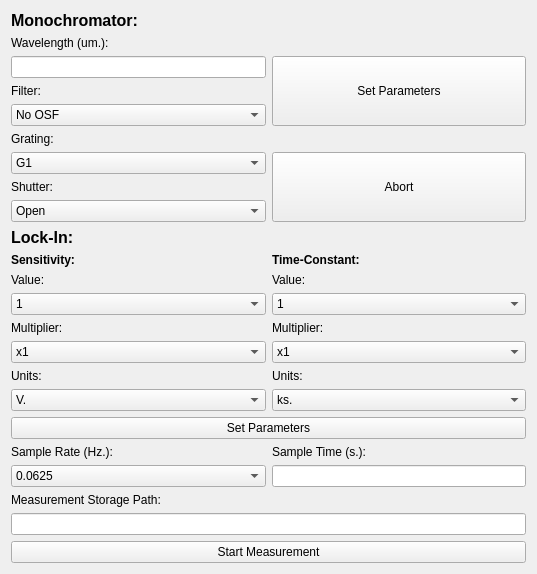
<?xml version="1.0" encoding="UTF-8"?>
<ui version="4.0">
 <class>Form</class>
 <widget class="QWidget" name="Form">
  <property name="geometry">
   <rect>
    <x>0</x>
    <y>0</y>
    <width>537</width>
    <height>501</height>
   </rect>
  </property>
  <property name="windowTitle">
   <string>Form</string>
  </property>
  <layout class="QGridLayout" name="gridLayout">
   <item row="23" column="0">
    <widget class="QLabel" name="manual_lockin_measurementstorage_label">
     <property name="text">
      <string>Measurement Storage Path:</string>
     </property>
    </widget>
   </item>
   <item row="11" column="1">
    <widget class="QLabel" name="label_4">
     <property name="text">
      <string>Value:</string>
     </property>
    </widget>
   </item>
   <item row="15" column="0">
    <widget class="QLabel" name="label_3">
     <property name="text">
      <string>Units:</string>
     </property>
    </widget>
   </item>
   <item row="0" column="0">
    <widget class="QLabel" name="manual_monochromator_label">
     <property name="sizePolicy">
      <sizepolicy hsizetype="Preferred" vsizetype="Maximum">
       <horstretch>0</horstretch>
       <verstretch>0</verstretch>
      </sizepolicy>
     </property>
     <property name="font">
      <font>
       <pointsize>12</pointsize>
       <weight>75</weight>
       <bold>true</bold>
      </font>
     </property>
     <property name="text">
      <string>Monochromator:</string>
     </property>
    </widget>
   </item>
   <item row="8" column="0">
    <widget class="QComboBox" name="manual_monochromator_shutter_combobox">
     <property name="sizePolicy">
      <sizepolicy hsizetype="Minimum" vsizetype="Maximum">
       <horstretch>0</horstretch>
       <verstretch>0</verstretch>
      </sizepolicy>
     </property>
     <item>
      <property name="text">
       <string>Open</string>
      </property>
     </item>
     <item>
      <property name="text">
       <string>Close</string>
      </property>
     </item>
    </widget>
   </item>
   <item row="11" column="0">
    <widget class="QLabel" name="label">
     <property name="text">
      <string>Value:</string>
     </property>
    </widget>
   </item>
   <item row="13" column="1">
    <widget class="QLabel" name="label_5">
     <property name="text">
      <string>Multiplier:</string>
     </property>
    </widget>
   </item>
   <item row="6" column="1" rowspan="3">
    <widget class="QPushButton" name="manual_monochromator_abort_button">
     <property name="sizePolicy">
      <sizepolicy hsizetype="Minimum" vsizetype="Preferred">
       <horstretch>0</horstretch>
       <verstretch>0</verstretch>
      </sizepolicy>
     </property>
     <property name="text">
      <string>Abort</string>
     </property>
    </widget>
   </item>
   <item row="2" column="0">
    <widget class="QLineEdit" name="manual_monochromator_wavelength_ledit">
     <property name="sizePolicy">
      <sizepolicy hsizetype="Minimum" vsizetype="Fixed">
       <horstretch>0</horstretch>
       <verstretch>0</verstretch>
      </sizepolicy>
     </property>
    </widget>
   </item>
   <item row="16" column="1">
    <widget class="QComboBox" name="manual_lockin_timeconstantunit_cbox">
     <item>
      <property name="text">
       <string>ks.</string>
      </property>
     </item>
     <item>
      <property name="text">
       <string>s.</string>
      </property>
     </item>
     <item>
      <property name="text">
       <string>ms.</string>
      </property>
     </item>
     <item>
      <property name="text">
       <string>us.</string>
      </property>
     </item>
    </widget>
   </item>
   <item row="14" column="0">
    <widget class="QComboBox" name="manual_lockin_sensitivitymultiplier_cbox">
     <item>
      <property name="text">
       <string>x1</string>
      </property>
     </item>
     <item>
      <property name="text">
       <string>x10</string>
      </property>
     </item>
     <item>
      <property name="text">
       <string>x100</string>
      </property>
     </item>
    </widget>
   </item>
   <item row="4" column="0">
    <widget class="QComboBox" name="manual_monochromator_filter_combobox">
     <item>
      <property name="text">
       <string>No OSF</string>
      </property>
     </item>
     <item>
      <property name="text">
       <string>OSF1</string>
      </property>
     </item>
     <item>
      <property name="text">
       <string>OSF2</string>
      </property>
     </item>
     <item>
      <property name="text">
       <string>OSF3</string>
      </property>
     </item>
    </widget>
   </item>
   <item row="24" column="0" colspan="2">
    <widget class="QLineEdit" name="manual_lockin_measurementstorage_ledit"/>
   </item>
   <item row="10" column="1">
    <widget class="QLabel" name="manual_lockin_timeconstant_label">
     <property name="font">
      <font>
       <weight>75</weight>
       <bold>true</bold>
      </font>
     </property>
     <property name="text">
      <string>Time-Constant:</string>
     </property>
    </widget>
   </item>
   <item row="21" column="1">
    <widget class="QLineEdit" name="manual_lockin_sampletime_ledit"/>
   </item>
   <item row="21" column="0">
    <widget class="QComboBox" name="manual_lockin_samplerate_combobox">
     <property name="sizePolicy">
      <sizepolicy hsizetype="Expanding" vsizetype="Fixed">
       <horstretch>0</horstretch>
       <verstretch>0</verstretch>
      </sizepolicy>
     </property>
     <property name="currentText">
      <string>0.0625</string>
     </property>
     <item>
      <property name="text">
       <string>0.0625</string>
      </property>
     </item>
     <item>
      <property name="text">
       <string>0.125</string>
      </property>
     </item>
     <item>
      <property name="text">
       <string>0.250</string>
      </property>
     </item>
     <item>
      <property name="text">
       <string>0.5</string>
      </property>
     </item>
     <item>
      <property name="text">
       <string>1</string>
      </property>
     </item>
     <item>
      <property name="text">
       <string>2</string>
      </property>
     </item>
     <item>
      <property name="text">
       <string>4</string>
      </property>
     </item>
     <item>
      <property name="text">
       <string>8</string>
      </property>
     </item>
     <item>
      <property name="text">
       <string>16</string>
      </property>
     </item>
     <item>
      <property name="text">
       <string>32</string>
      </property>
     </item>
     <item>
      <property name="text">
       <string>64</string>
      </property>
     </item>
     <item>
      <property name="text">
       <string>128</string>
      </property>
     </item>
     <item>
      <property name="text">
       <string>256</string>
      </property>
     </item>
     <item>
      <property name="text">
       <string>512</string>
      </property>
     </item>
    </widget>
   </item>
   <item row="10" column="0">
    <widget class="QLabel" name="manual_lockin_sensitivity_label">
     <property name="sizePolicy">
      <sizepolicy hsizetype="Preferred" vsizetype="Preferred">
       <horstretch>0</horstretch>
       <verstretch>0</verstretch>
      </sizepolicy>
     </property>
     <property name="font">
      <font>
       <weight>75</weight>
       <bold>true</bold>
      </font>
     </property>
     <property name="text">
      <string>Sensitivity:</string>
     </property>
    </widget>
   </item>
   <item row="25" column="0" colspan="2">
    <widget class="QPushButton" name="manual_lockin_startmeasurement_button">
     <property name="text">
      <string>Start Measurement</string>
     </property>
    </widget>
   </item>
   <item row="3" column="0">
    <widget class="QLabel" name="manual_monochromator_filter_label">
     <property name="sizePolicy">
      <sizepolicy hsizetype="Preferred" vsizetype="Maximum">
       <horstretch>0</horstretch>
       <verstretch>0</verstretch>
      </sizepolicy>
     </property>
     <property name="text">
      <string>Filter:</string>
     </property>
    </widget>
   </item>
   <item row="12" column="1">
    <widget class="QComboBox" name="manual_lockin_timeconstantvalue_cbox">
     <property name="sizePolicy">
      <sizepolicy hsizetype="Preferred" vsizetype="Fixed">
       <horstretch>0</horstretch>
       <verstretch>0</verstretch>
      </sizepolicy>
     </property>
     <item>
      <property name="text">
       <string>1</string>
      </property>
     </item>
     <item>
      <property name="text">
       <string>3</string>
      </property>
     </item>
    </widget>
   </item>
   <item row="7" column="0">
    <widget class="QLabel" name="manual_monochromator_shutter_label">
     <property name="sizePolicy">
      <sizepolicy hsizetype="Preferred" vsizetype="Maximum">
       <horstretch>0</horstretch>
       <verstretch>0</verstretch>
      </sizepolicy>
     </property>
     <property name="text">
      <string>Shutter:</string>
     </property>
    </widget>
   </item>
   <item row="20" column="1">
    <widget class="QLabel" name="manual_lockin_sampletime_label">
     <property name="text">
      <string>Sample Time (s.):</string>
     </property>
    </widget>
   </item>
   <item row="13" column="0">
    <widget class="QLabel" name="label_2">
     <property name="text">
      <string>Multiplier:</string>
     </property>
    </widget>
   </item>
   <item row="9" column="0">
    <widget class="QLabel" name="manual_lockin_label">
     <property name="sizePolicy">
      <sizepolicy hsizetype="Preferred" vsizetype="Maximum">
       <horstretch>0</horstretch>
       <verstretch>0</verstretch>
      </sizepolicy>
     </property>
     <property name="font">
      <font>
       <pointsize>12</pointsize>
       <weight>75</weight>
       <bold>true</bold>
      </font>
     </property>
     <property name="text">
      <string>Lock-In:</string>
     </property>
    </widget>
   </item>
   <item row="6" column="0">
    <widget class="QComboBox" name="manual_monochromator_grating_combobox">
     <property name="sizePolicy">
      <sizepolicy hsizetype="Minimum" vsizetype="Fixed">
       <horstretch>0</horstretch>
       <verstretch>0</verstretch>
      </sizepolicy>
     </property>
     <item>
      <property name="text">
       <string>G1</string>
      </property>
     </item>
     <item>
      <property name="text">
       <string>G2</string>
      </property>
     </item>
     <item>
      <property name="text">
       <string>G3</string>
      </property>
     </item>
    </widget>
   </item>
   <item row="2" column="1" rowspan="3">
    <widget class="QPushButton" name="manual_monochromator_setparams_button">
     <property name="sizePolicy">
      <sizepolicy hsizetype="Minimum" vsizetype="Preferred">
       <horstretch>0</horstretch>
       <verstretch>0</verstretch>
      </sizepolicy>
     </property>
     <property name="text">
      <string>Set Parameters</string>
     </property>
    </widget>
   </item>
   <item row="15" column="1">
    <widget class="QLabel" name="label_6">
     <property name="text">
      <string>Units:</string>
     </property>
    </widget>
   </item>
   <item row="5" column="0">
    <widget class="QLabel" name="manual_monochromator_grating_label">
     <property name="sizePolicy">
      <sizepolicy hsizetype="Preferred" vsizetype="Maximum">
       <horstretch>0</horstretch>
       <verstretch>0</verstretch>
      </sizepolicy>
     </property>
     <property name="text">
      <string>Grating:</string>
     </property>
    </widget>
   </item>
   <item row="16" column="0">
    <widget class="QComboBox" name="manual_lockin_sensitivityunit_cbox">
     <item>
      <property name="text">
       <string>V.</string>
      </property>
     </item>
     <item>
      <property name="text">
       <string>mV.</string>
      </property>
     </item>
     <item>
      <property name="text">
       <string>uV.</string>
      </property>
     </item>
     <item>
      <property name="text">
       <string>nV.</string>
      </property>
     </item>
    </widget>
   </item>
   <item row="14" column="1">
    <widget class="QComboBox" name="manual_lockin_timeconstantmultiplier_cbox">
     <item>
      <property name="text">
       <string>x1</string>
      </property>
     </item>
     <item>
      <property name="text">
       <string>x10</string>
      </property>
     </item>
     <item>
      <property name="text">
       <string>x100</string>
      </property>
     </item>
    </widget>
   </item>
   <item row="20" column="0">
    <widget class="QLabel" name="manual_lockin_samplerate_label">
     <property name="text">
      <string>Sample Rate (Hz.):</string>
     </property>
    </widget>
   </item>
   <item row="12" column="0">
    <widget class="QComboBox" name="manual_lockin_sensitivityvalue_cbox">
     <property name="sizePolicy">
      <sizepolicy hsizetype="Preferred" vsizetype="Fixed">
       <horstretch>0</horstretch>
       <verstretch>0</verstretch>
      </sizepolicy>
     </property>
     <item>
      <property name="text">
       <string>1</string>
      </property>
     </item>
     <item>
      <property name="text">
       <string>2</string>
      </property>
     </item>
     <item>
      <property name="text">
       <string>5</string>
      </property>
     </item>
    </widget>
   </item>
   <item row="1" column="0">
    <widget class="QLabel" name="manual_monochromator_wavelength_label">
     <property name="sizePolicy">
      <sizepolicy hsizetype="Preferred" vsizetype="Maximum">
       <horstretch>0</horstretch>
       <verstretch>0</verstretch>
      </sizepolicy>
     </property>
     <property name="text">
      <string>Wavelength (um.):</string>
     </property>
    </widget>
   </item>
   <item row="17" column="0" colspan="2">
    <widget class="QPushButton" name="manual_lockin_setparams_button">
     <property name="text">
      <string>Set Parameters</string>
     </property>
    </widget>
   </item>
  </layout>
 </widget>
 <resources/>
 <connections/>
</ui>
